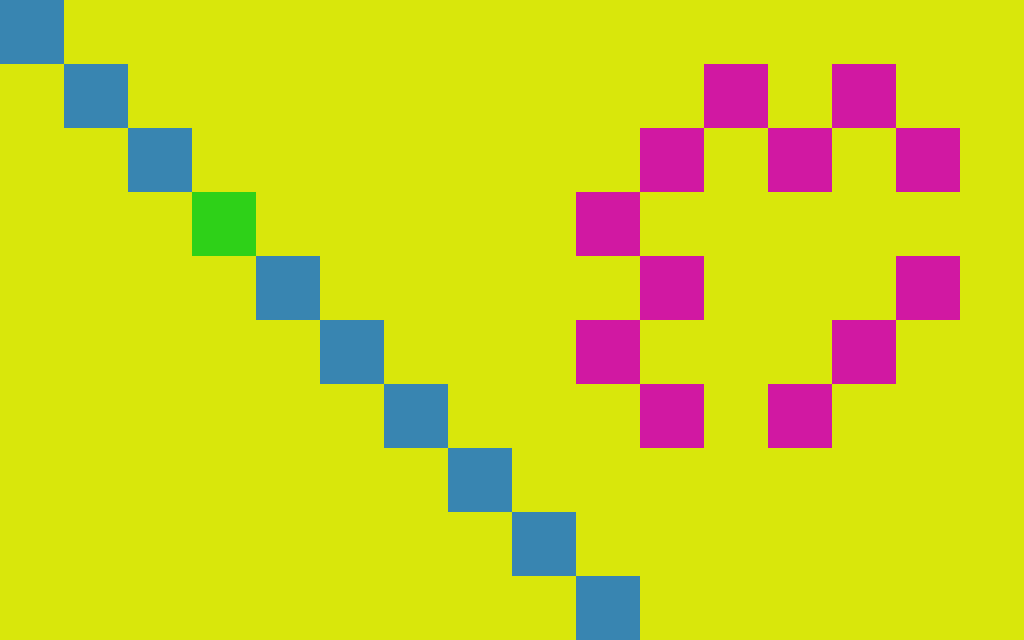

A level layout from a 2D game, rendered from its tile map. Below: a short description, then the map file with tile-grid data replaced by summaries:
An orthogonal 16x10 tile map with 64x64 px tiles, 4 tile layers (Tile Layer 1, Tile Layer 2, Tile Layer 3, Tile Layer 4).

<map version="1.0" orientation="orthogonal" renderorder="right-down" width="16" height="10" tilewidth="64" tileheight="64">
 <properties>
  <property name="maxMoves" value="3" />
 </properties>
 <tileset firstgid="1" name="tiles" tilewidth="64" tileheight="64">
  <image source="tiles.jpg" width="640" height="128" />
 </tileset>
 <layer name="Tile Layer 1" width="16" height="10">
  <data>[160 cells, 12 non-empty, 1 distinct tile ids]</data>
 </layer>
 <layer name="Tile Layer 2" width="16" height="10">
  <data>[160 cells, 1 non-empty, 1 distinct tile ids]</data>
 </layer>
 <layer name="Tile Layer 3" width="16" height="10">
  <data>[160 cells, 9 non-empty, 1 distinct tile ids]</data>
 </layer>
 <layer name="Tile Layer 4" width="16" height="10">
  <data>[160 cells, 138 non-empty, 1 distinct tile ids]</data>
 </layer>
</map>
